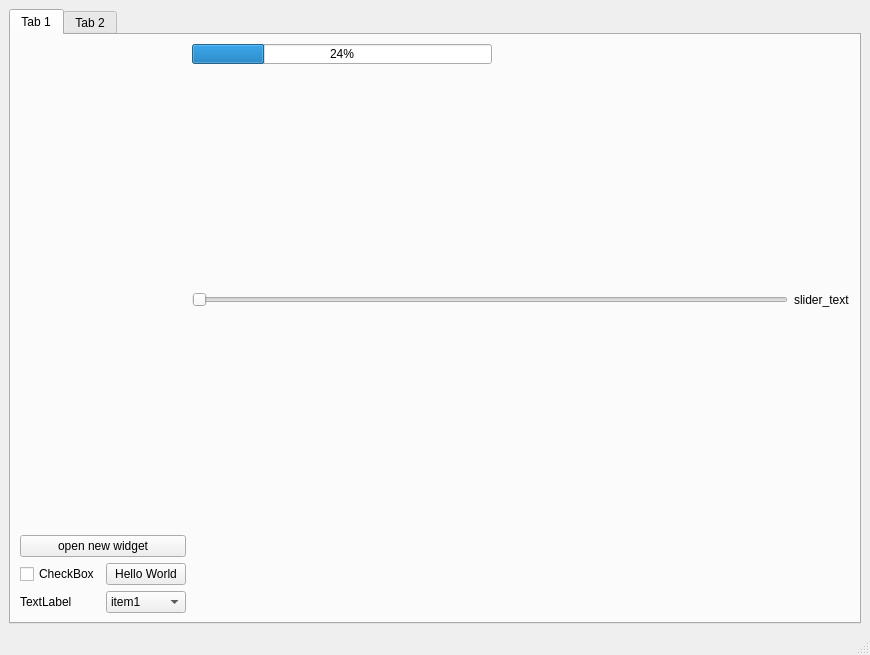
<?xml version="1.0" encoding="UTF-8"?>
<ui version="4.0">
 <class>MainWindow</class>
 <widget class="QMainWindow" name="MainWindow">
  <property name="geometry">
   <rect>
    <x>0</x>
    <y>0</y>
    <width>870</width>
    <height>655</height>
   </rect>
  </property>
  <property name="windowTitle">
   <string>MainWindow</string>
  </property>
  <widget class="QWidget" name="centralwidget">
   <layout class="QVBoxLayout" name="verticalLayout_4">
    <item>
     <widget class="QTabWidget" name="tabWidget">
      <property name="currentIndex">
       <number>0</number>
      </property>
      <widget class="QWidget" name="tab">
       <attribute name="title">
        <string>Tab 1</string>
       </attribute>
       <layout class="QVBoxLayout" name="verticalLayout_3">
        <item>
         <layout class="QGridLayout" name="gridLayout">
          <item row="0" column="1">
           <layout class="QVBoxLayout" name="verticalLayout_2">
            <item>
             <widget class="QProgressBar" name="progressBar">
              <property name="minimumSize">
               <size>
                <width>200</width>
                <height>20</height>
               </size>
              </property>
              <property name="maximumSize">
               <size>
                <width>300</width>
                <height>20</height>
               </size>
              </property>
              <property name="value">
               <number>24</number>
              </property>
             </widget>
            </item>
            <item>
             <layout class="QHBoxLayout" name="horizontalLayout_3">
              <item>
               <widget class="QSlider" name="horizontalSlider">
                <property name="orientation">
                 <enum>Qt::Horizontal</enum>
                </property>
               </widget>
              </item>
              <item>
               <widget class="QLabel" name="label_slider_value">
                <property name="text">
                 <string>slider_text</string>
                </property>
               </widget>
              </item>
             </layout>
            </item>
           </layout>
          </item>
          <item row="2" column="0">
           <layout class="QVBoxLayout" name="verticalLayout">
            <item>
             <layout class="QHBoxLayout" name="horizontalLayout">
              <item>
               <widget class="QCheckBox" name="checkBox">
                <property name="text">
                 <string>CheckBox</string>
                </property>
               </widget>
              </item>
              <item>
               <widget class="QPushButton" name="pushButton">
                <property name="text">
                 <string>Hello World</string>
                </property>
               </widget>
              </item>
             </layout>
            </item>
            <item>
             <layout class="QHBoxLayout" name="horizontalLayout_2">
              <item>
               <widget class="QLabel" name="label">
                <property name="text">
                 <string>TextLabel</string>
                </property>
               </widget>
              </item>
              <item>
               <widget class="QComboBox" name="comboBox">
                <item>
                 <property name="text">
                  <string>item1</string>
                 </property>
                </item>
                <item>
                 <property name="text">
                  <string>item2</string>
                 </property>
                </item>
               </widget>
              </item>
             </layout>
            </item>
           </layout>
          </item>
          <item row="1" column="0">
           <widget class="QPushButton" name="open_new_widget_btn">
            <property name="text">
             <string>open new widget</string>
            </property>
           </widget>
          </item>
         </layout>
        </item>
       </layout>
      </widget>
      <widget class="QWidget" name="tab_2">
       <attribute name="title">
        <string>Tab 2</string>
       </attribute>
       <layout class="QVBoxLayout" name="verticalLayout_5">
        <item>
         <widget class="QTreeWidget" name="treeWidget">
          <attribute name="headerMinimumSectionSize">
           <number>160</number>
          </attribute>
          <attribute name="headerDefaultSectionSize">
           <number>160</number>
          </attribute>
          <column>
           <property name="text">
            <string notr="true">1</string>
           </property>
          </column>
         </widget>
        </item>
       </layout>
      </widget>
     </widget>
    </item>
   </layout>
  </widget>
  <widget class="QMenuBar" name="menubar">
   <property name="geometry">
    <rect>
     <x>0</x>
     <y>0</y>
     <width>870</width>
     <height>25</height>
    </rect>
   </property>
  </widget>
  <widget class="QStatusBar" name="statusbar"/>
 </widget>
 <resources/>
 <connections/>
</ui>
